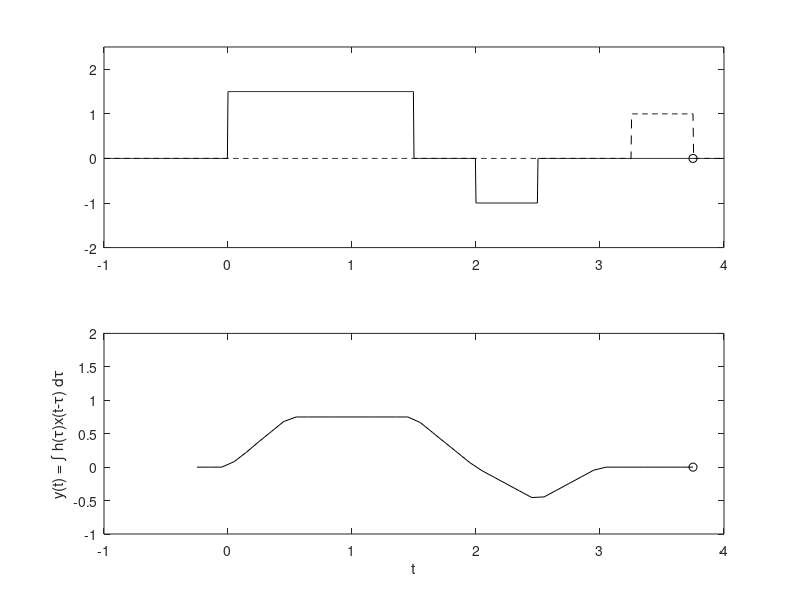

Recreate this plot in MATLAB.
clc
clear
close all 

figure (1) % Create figure window and make visible on screen

% x = @(t) 1.5*sin(pi*t).*(t>=0 & t<1);
x =@(t) 1.*(t>=0 & t<0.5);
h = @(t) 1.5*(t>=0 & t<1.5) - (t>=2&t<2.5);

dtau = 0.005; 
tau = -1:dtau:4;  % integration variable of convolution 

ti = 0; 
tvec = -.25:.1:3.75;  % time delay of convolution step
y = NaN(1, length (tvec)); % Pre-allocate memory

for t = tvec,
    ti = ti+1; % Time index
    xh = x(t-tau).*h(tau);
    lxh = length (xh);
    y(ti) = sum(xh.*dtau); % Trapezoidal approximation of interal
    
  
    subplot (2,1,1),
    plot(tau, h(tau), 'k-', tau, x(t-tau), 'k--', t, 0, 'ok');
    axis ([tau(1) tau(end) -2.0 2.5]);
    
    patch([tau(1:end-1); tau(1:end-1); tau(2:end); tau(2:end)],...
    [zeros(1,lxh-1);xh(1:end-1);xh(2:end);zeros(1,lxh-1)],...
    [.8 .8 .8], 'edgecolor', 'none');

    c = get(gca, 'children'); set (gca, 'children', [c(2); c(3); c(4); c(1)]);
    subplot (2, 1, 2), plot (tvec, y, 'k', tvec (ti), y(ti), 'ok');
    xlabel ('t'); ylabel ('y(t) = \int h(\tau)x(t-\tau) d\tau');
    axis ([tau(1) tau(end) -1.0 2.0]); grid;
    drawnow;
    axis ([tau(1) tau(end) -1.0 2.0]); grid;
    drawnow;
  end
